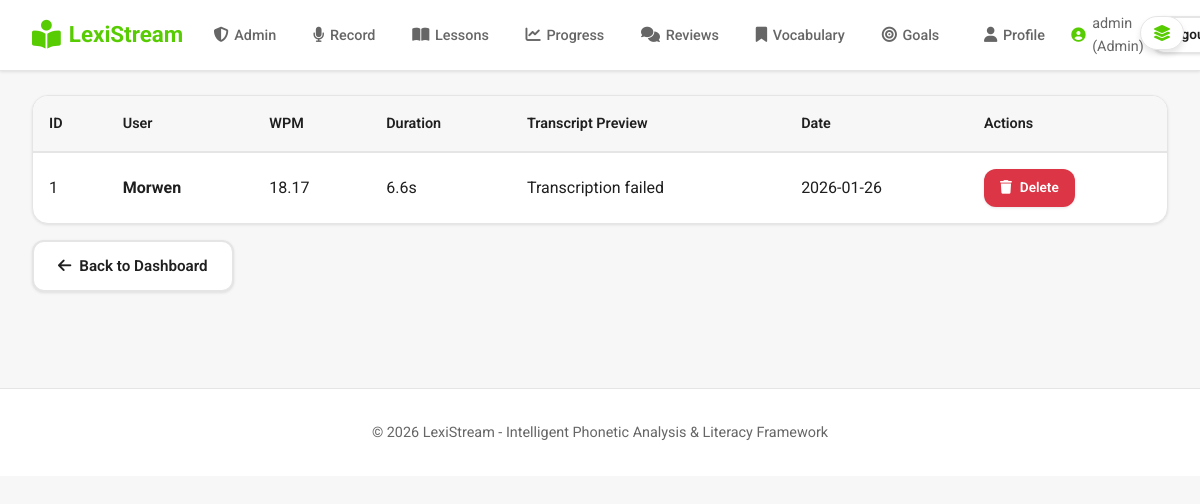
/admin/recordings (signed in), run on the app's committed database.
### app.py (models this page shows)
class User(UserMixin, db.Model):
    id = db.Column(db.Integer, primary_key=True)
    username = db.Column(db.String(80), unique=True, nullable=False)
    email = db.Column(db.String(120), unique=True, nullable=False)
    password_hash = db.Column(db.String(255), nullable=False)
    is_admin = db.Column(db.Boolean, default=False, nullable=False)
    display_name = db.Column(db.String(120))
    bio = db.Column(db.Text)
    location = db.Column(db.String(120))
    website = db.Column(db.String(255))
    avatar_url = db.Column(db.String(255))
    role = db.Column(db.String(20), default="user", nullable=False)  # user, teacher, admin
    created_at = db.Column(db.DateTime, default=datetime.utcnow)

class Recording(db.Model):
    id = db.Column(db.Integer, primary_key=True)
    user_id = db.Column(db.Integer, db.ForeignKey('user.id'), nullable=False)
    filename = db.Column(db.String(255), nullable=False)
    transcript = db.Column(db.Text)
    words_per_minute = db.Column(db.Float)
    duration_seconds = db.Column(db.Float)
    created_at = db.Column(db.DateTime, default=datetime.utcnow)
    user = db.relationship('User', backref=db.backref('recordings', lazy=True))

### app.py (the view)
@app.route('/admin/recordings')
@login_required
@admin_required
def admin_recordings():
    recordings = Recording.query.order_by(Recording.created_at.desc()).all()
    return render_template('admin/recordings.html', recordings=recordings)

### app.py (called while the page is built)
@login_manager.user_loader
def load_user(user_id):
    return User.query.get(int(user_id))

def admin_required(f):
    @wraps(f)
    def decorated_function(*args, **kwargs):
        if not current_user.is_authenticated or not current_user.is_admin:
            flash('Admin access required')
            return redirect(url_for('dashboard'))
        return f(*args, **kwargs)
    return decorated_function

### templates/admin/recordings.html (shortened to what this page needs)
{% extends "base.html" %}
{% block content %}
{% if recordings %}
<div class="table-container">
    <table class="table">
            <thead>
                <tr>
                    <th>ID</th>
                    <th>User</th>
                    <th>WPM</th>
                    <th>Duration</th>
                    <th>Transcript Preview</th>
                    <th>Date</th>
                    <th>Actions</th>
                </tr>
            </thead>
            <tbody>
                {% for recording in recordings %}
                <tr>
                    <td>{{ recording.id }}</td>
                    <td><strong>{{ recording.user.username }}</strong></td>
                    <td>{{ recording.words_per_minute }}</td>
                    <td>{{ "%.1f"|format(recording.duration_seconds) }}s</td>
                    <td>{{ recording.transcript[:50] if recording.transcript else 'N/A' }}{% if recording.transcript and recording.transcript|length > 50 %}...{% endif %}</td>
                    <td>{{ recording.created_at.strftime('%Y-%m-%d') }}</td>
                    <td class="action-buttons">
                        <a href="{{ url_for('admin_delete_recording', recording_id=recording.id) }}"
                           class="btn btn-sm btn-danger"
                           onclick="return confirm('Are you sure you want to delete this recording?')">
                            <i class="fas fa-trash"></i> Delete
                        </a>
                    </td>
                </tr>
                {% endfor %}
            </tbody>
        </table>
    </div>
    {% else %}
    <div class="empty-state">
        <i class="fas fa-microphone-slash"></i>
        <h3>No recordings found</h3>
    </div>
    {% endif %}
<a href="{{ url_for('admin_dashboard') }}" class="btn btn-secondary" style="margin-top: 1rem;">
    <i class="fas fa-arrow-left"></i> Back to Dashboard
</a>
{% endblock %}

### templates/base.html (shortened to what this page needs)
<!DOCTYPE html>
<html lang="en">
<head>
    <link rel="stylesheet" href="{{ url_for('static', filename='css/style.css') }}">
    <link rel="stylesheet" href="https://cdnjs.cloudflare.com/ajax/libs/font-awesome/6.4.0/css/all.min.css">
</head>
<body>
    <header class="navbar">
        <div class="nav-container">
            <div class="nav-left">
                <a href="{% if current_user.is_authenticated %}{% if current_user.is_admin %}{{ url_for('admin_dashboard') }}{% else %}{{ url_for('dashboard') }}{% endif %}{% else %}{{ url_for('index') }}{% endif %}" class="nav-logo">
                    <i class="fas fa-book-reader"></i>
                    <span>LexiStream</span>
                </a>
            </div>
            <div class="nav-center">
                {% if current_user.is_authenticated %}
                <ul class="nav-menu">
                    {% if current_user.is_admin or current_user.role == 'admin' %}
                    <li>
                        <a href="{{ url_for('admin_dashboard') }}" class="nav-link {% if request.endpoint == 'admin_dashboard' %}active{% endif %}">
                            <i class="fas fa-shield-alt"></i><span>Admin</span>
                        </a>
                    </li>
                    {% elif current_user.role == 'teacher' %}
                    <li>
                        <a href="{{ url_for('teacher_dashboard') }}" class="nav-link {% if request.endpoint == 'teacher_dashboard' %}active{% endif %}">
                            <i class="fas fa-chalkboard-teacher"></i><span>Teacher</span>
                        </a>
                    </li>
                    {% else %}
                    <li>
                        <a href="{{ url_for('dashboard') }}" class="nav-link {% if request.endpoint == 'dashboard' %}active{% endif %}">
                            <i class="fas fa-home"></i><span>Dashboard</span>
                        </a>
                    </li>
                    {% endif %}
                    <li>
                        <a href="{{ url_for('record') }}" class="nav-link {% if request.endpoint == 'record' %}active{% endif %}">
                            <i class="fas fa-microphone"></i><span>Record</span>
                        </a>
                    </li>
                    <li>
                        <a href="{{ url_for('lessons') }}" class="nav-link {% if request.endpoint == 'lessons' %}active{% endif %}">
                            <i class="fas fa-book-open"></i><span>Lessons</span>
                        </a>
                    </li>
                    <li>
                        <a href="{{ url_for('progress') }}" class="nav-link {% if request.endpoint == 'progress' %}active{% endif %}">
                            <i class="fas fa-chart-line"></i><span>Progress</span>
                        </a>
                    </li>
                    <li>
                        <a href="{{ url_for('reviews') }}" class="nav-link {% if 'review' in request.endpoint %}active{% endif %}">
                            <i class="fas fa-comments"></i><span>Reviews</span>
                        </a>
                    </li>
                    <li>
                        <a href="{{ url_for('vocabulary') }}" class="nav-link {% if request.endpoint == 'vocabulary' %}active{% endif %}">
                            <i class="fas fa-bookmark"></i><span>Vocabulary</span>
                        </a>
                    </li>
                    <li>
                        <a href="{{ url_for('goals') }}" class="nav-link {% if request.endpoint == 'goals' %}active{% endif %}">
                            <i class="fas fa-bullseye"></i><span>Goals</span>
                        </a>
                    </li>
                </ul>
                {% endif %}
            </div>
            <div class="nav-right">
                {% if current_user.is_authenticated %}
                <a href="{{ url_for('profile') }}" class="nav-link" style="margin-right: 0.25rem;">
                    <i class="fas fa-user"></i><span>Profile</span>
                </a>
                <span class="nav-user">
                    <i class="fas fa-user-circle"></i>
                    {{ current_user.username }}{% if current_user.is_admin %} (Admin){% endif %}
                </span>
                <a href="{{ url_for('logout') }}" class="btn btn-secondary btn-sm">Logout</a>
                {% else %}
                <a href="{{ url_for('login') }}" class="btn btn-secondary btn-sm">Login</a>
                <a href="{{ url_for('register') }}" class="btn btn-primary btn-sm">Register</a>
                {% endif %}
            </div>
        </div>
    </header>
    {% if current_user.is_authenticated %}
    <button type="button" id="toggleCanvasBtn" class="canvas-toggle" title="Toggle dashboard">
        <i class="fas fa-layer-group"></i>
    </button>
    {% endif %}
    <main class="main-content">
        {% block content %}{% endblock %}
    </main>
    <footer class="footer">
        <p>&copy; 2026 LexiStream - Intelligent Phonetic Analysis & Literacy Framework</p>
    </footer>
</body>
</html>

### static/css/style.css (style rules this page uses)
* { margin: 0; padding: 0; box-sizing: border-box; }
:root { --matcha-dark: #58cc02; --matcha-light: #89e219; --matcha-hover: #4fb800; --cream-bg: #f7f7f7; --cream-light: #ffffff; --cream-border: #e5e5e5; --text-primary: #1f1f1f; --text-secondary: #666666; --text-light: #999999; --danger: #dc3545; --warning: #ffc107; --shadow-sm: 0 1px 3px rgba(0, 0, 0, 0.1); --shadow-md: 0 4px 6px rgba(0, 0, 0, 0.1); --shadow-lg: 0 10px 20px rgba(0, 0, 0, 0.1); }
body { font-family: 'Roboto', -apple-system, BlinkMacSystemFont, 'Segoe UI', sans-serif; background: var(--cream-bg); color: var(--text-primary); line-height: 1.6; min-height: 100vh; }
.navbar { background: var(--cream-light); border-bottom: 1px solid var(--cream-border); position: sticky; top: 0; z-index: 1000; box-shadow: var(--shadow-sm); transition: transform 0.3s ease; }
.nav-container { max-width: 1400px; margin: 0 auto; padding: 0.75rem 2rem; display: flex; align-items: center; justify-content: space-between; gap: 1rem; }
.nav-left, .nav-center, .nav-right { display: flex; align-items: center; gap: 1rem; }
.nav-logo { display: inline-flex; align-items: center; gap: 0.5rem; font-size: 1.4rem; font-weight: 700; color: var(--matcha-dark); text-decoration: none; }
.nav-logo i { font-size: 1.8rem; }
.nav-menu { list-style: none; display: flex; align-items: center; gap: 0.5rem; }
.nav-link { display: inline-flex; align-items: center; gap: 0.35rem; padding: 0.5rem 0.9rem; border-radius: 999px; text-decoration: none; color: var(--text-secondary); font-size: 0.9rem; font-weight: 500; transition: background 0.2s ease, color 0.2s ease; }
.nav-link i { font-size: 0.95rem; }
.nav-user { display: inline-flex; align-items: center; gap: 0.4rem; font-size: 0.9rem; color: var(--text-secondary); }
.nav-user i { color: var(--matcha-dark); }
.nav-right .btn-sm { padding: 0.4rem 0.8rem; }
.nav-right { gap: 0.5rem; }
.canvas-toggle { position: fixed; top: 1rem; right: 1rem; z-index: 1100; background: var(--cream-light); border: 1px solid var(--cream-border); border-radius: 999px; padding: 0.5rem 0.75rem; box-shadow: var(--shadow-md); display: flex; align-items: center; justify-content: center; cursor: pointer; }
.canvas-toggle i { font-size: 1rem; color: var(--matcha-dark); }
.main-content { max-width: 1400px; margin: 0 auto; padding: 1.5rem 2rem 2rem; }
.btn { display: inline-flex; align-items: center; gap: 0.5rem; padding: 0.75rem 1.5rem; border: none; border-radius: 12px; font-weight: 600; font-size: 0.95rem; cursor: pointer; transition: all 0.2s ease; text-decoration: none; font-family: 'Roboto', sans-serif; box-shadow: var(--shadow-sm); }
.btn-secondary { background: var(--cream-light); color: var(--text-primary); border: 2px solid var(--cream-border); }
.btn-danger { background: var(--danger); color: white; }
.btn-sm { padding: 0.5rem 1rem; font-size: 0.85rem; }
.table-container { background: var(--cream-light); border-radius: 16px; overflow: hidden; border: 1px solid var(--cream-border); box-shadow: var(--shadow-sm); }
.table { width: 100%; border-collapse: collapse; }
.table thead { background: var(--cream-bg); }
.table th { padding: 1rem; text-align: left; font-weight: 600; color: var(--text-primary); font-size: 0.9rem; border-bottom: 2px solid var(--cream-border); }
.table td { padding: 1rem; border-bottom: 1px solid var(--cream-border); color: var(--text-primary); }
.table tbody tr:last-child td { border-bottom: none; }
.footer { background: var(--cream-light); border-top: 1px solid var(--cream-border); text-align: center; padding: 2rem; margin-top: 4rem; color: var(--text-secondary); font-size: 0.9rem; }

### data on the page
User: username "admin"
Recording: id "1", user.username "Morwen", words_per_minute "18.17", duration_seconds "6.6", transcript "Transcription failed", created_at "2026-01-26"
